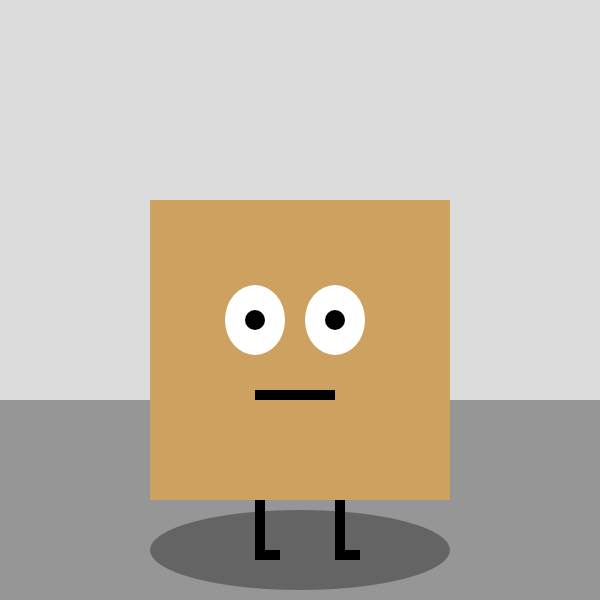
Frame 1 (no input)
Frame 60 (no input): identical to frame 1, image omitted
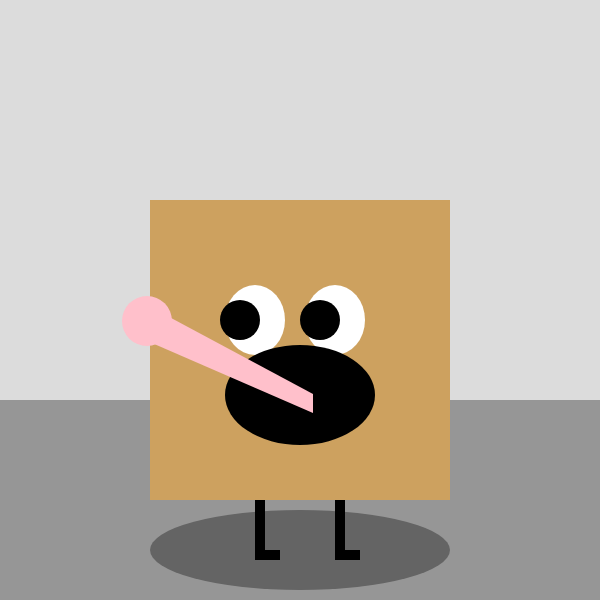
Frame 120 (the mouse pressed at the canvas centre since frame 60)

The p5.js sketch that drew these frames (run headless with seeded random() and noise() and a simulated clock; from frame 60 on, the mouse is pressed at the canvas centre):

// p5.js sketch
// ── sketch.js
function setup() {
  createCanvas(600, 600);
}

function draw() {
  background(220);
    noStroke();

  //horizon
  fill(150)
  rect(0, 400, 600, 600)

  //shadow
  fill(100)
  ellipse(300,550, 300, 80)

  //feet
  fill('black');
  rect(255,500,10,50);
  rect(335,500,10,50);
  rect(255, 550, 25,10);
  rect(335, 550, 25,10);
  //square
  fill(205, 161, 95);
  rect(150, 200, 300, 300);

  //eyes
  fill('white');
  ellipse(255, 320, 60, 70)
  ellipse(335, 320, 60, 70)

  //pupils
  fill('black');
  if (mouseIsPressed){ellipse(240, 320, 40, 40)}
  else{ellipse(255, 320, 20, 20)}
  if (mouseIsPressed){ellipse(320,320, 40, 40)}
  else{ellipse(335, 320, 20, 20)}

  //mouth
  if(mouseIsPressed){ellipse(300,395,150,100)}
  else{rect(255, 390, 80, 10);}

  //tongue
  fill('pink');
  if(mouseIsPressed){quad(145, 304, 313, 394,313, 413, 145, 340);
                    ellipse(147,321,50,50)}
  else{}
//time spent: roughly 2 hours
}
